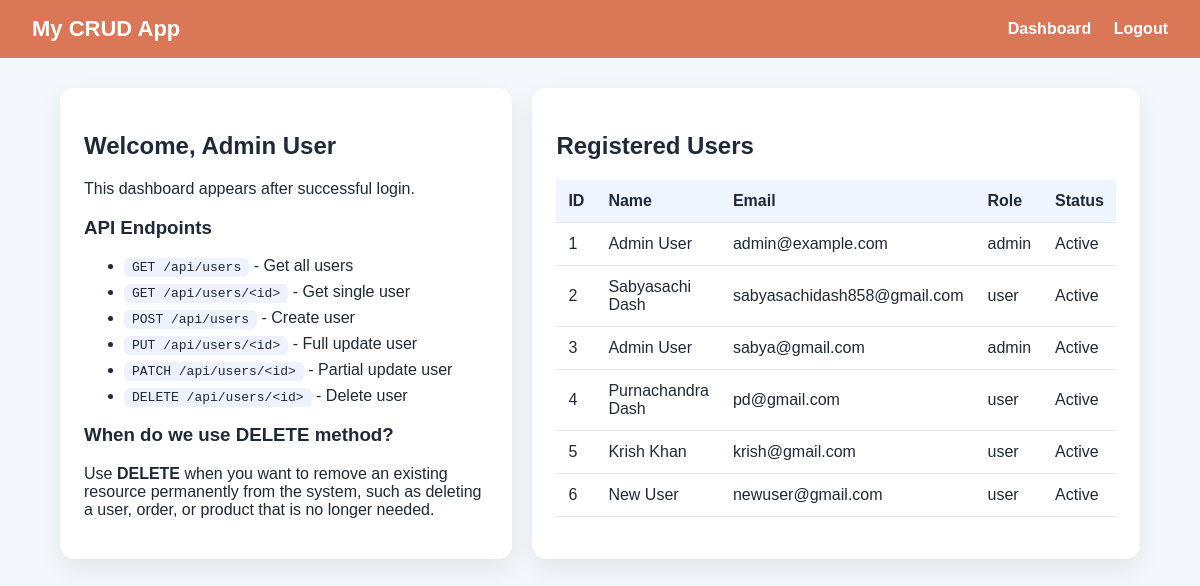
The page /dashboard (signed in) on the database its author committed.
### app.py (models this page shows, shortened)
class User(db.Model):
    id = db.Column(db.Integer, primary_key=True)
    full_name = db.Column(db.String(120), nullable=False)
    email = db.Column(db.String(120), unique=True, nullable=False)
    password_hash = db.Column(db.String(255), nullable=False)
    role = db.Column(db.String(50), default='user')
    is_active = db.Column(db.Boolean, default=True)

### app.py (the view)
@app.route('/dashboard')
def dashboard():
    if 'user_id' not in session:
        flash('Please login first.', 'warning')
        return redirect(url_for('login'))
    users = User.query.order_by(User.id.asc()).all()
    return render_template('dashboard.html', users=users)

### templates/dashboard.html
{% extends 'base.html' %}
{% block content %}
<div class="grid">
    <section class="card">
        <h2>Welcome, {{ session.get('user_name') }}</h2>
        <p>This dashboard appears after successful login.</p>
        <h3>API Endpoints</h3>
        <ul class="api-list">
            <li><code>GET /api/users</code> - Get all users</li>
            <li><code>GET /api/users/&lt;id&gt;</code> - Get single user</li>
            <li><code>POST /api/users</code> - Create user</li>
            <li><code>PUT /api/users/&lt;id&gt;</code> - Full update user</li>
            <li><code>PATCH /api/users/&lt;id&gt;</code> - Partial update user</li>
            <li><code>DELETE /api/users/&lt;id&gt;</code> - Delete user</li>
        </ul>
        <h3>When do we use DELETE method?</h3>
        <p>Use <strong>DELETE</strong> when you want to remove an existing resource permanently from the system, such as deleting a user, order, or product that is no longer needed.</p>
    </section>
    <section class="card">
        <h2>Registered Users</h2>
        <table>
            <thead>
                <tr>
                    <th>ID</th>
                    <th>Name</th>
                    <th>Email</th>
                    <th>Role</th>
                    <th>Status</th>
                </tr>
            </thead>
            <tbody>
                {% for user in users %}
                <tr>
                    <td>{{ user.id }}</td>
                    <td>{{ user.full_name }}</td>
                    <td>{{ user.email }}</td>
                    <td>{{ user.role }}</td>
                    <td>{{ 'Active' if user.is_active else 'Inactive' }}</td>
                </tr>
                {% else %}
                <tr>
                    <td colspan="5">No users found.</td>
                </tr>
                {% endfor %}
            </tbody>
        </table>
    </section>
</div>
{% endblock %}

### templates/base.html (shortened to what this page needs)
<!DOCTYPE html>
<html lang="en">
<head>
    <link rel="stylesheet" href="{{ url_for('static', filename='css/style.css') }}">
</head>
<body>
    <nav class="navbar">
        <div class="brand">My CRUD App</div>
        <div class="nav-links">
            {% if session.get('user_id') %}
                <a href="{{ url_for('dashboard') }}">Dashboard</a>
                <a href="{{ url_for('logout') }}">Logout</a>
            {% else %}
                <a href="{{ url_for('login') }}">Login</a>
                <a href="{{ url_for('signup') }}">Signup</a>
            {% endif %}
        </div>
    </nav>
    <main class="container">
        {% block content %}{% endblock %}
    </main>
</body>
</html>

### static/css/style.css (style rules this page uses)
* { box-sizing: border-box; }
body { margin: 0; font-family: Arial, sans-serif; background: #f4f7fb; color: #1f2937; }
.navbar { display: flex; justify-content: space-between; align-items: center; background: #D97757; color: white; padding: 16px 32px; }
.brand { font-weight: 700; font-size: 22px; }
.nav-links a { color: white; text-decoration: none; margin-left: 18px; font-weight: 600; }
.container { width: 90%; max-width: 1100px; margin: 30px auto; }
.card { background: white; border-radius: 14px; padding: 24px; box-shadow: 0 10px 25px rgba(0, 0, 0, 0.08); margin-bottom: 20px; }
.grid { display: grid; grid-template-columns: 1fr 1fr; gap: 20px; }
.api-list li { margin-bottom: 8px; }
table { width: 100%; border-collapse: collapse; margin-top: 10px; }
th, td { border-bottom: 1px solid #e5e7eb; text-align: left; padding: 12px; }
th { background: #eff6ff; }
code { background: #eef2ff; padding: 2px 8px; border-radius: 6px; }

### rows shown on the page
User: id "1", full_name "Admin User", email "admin@example.com", role "admin", is_active "Active"
User: id "2", full_name "Sabyasachi Dash", email "sabyasachidash858@gmail.com", role "user", is_active "Active"
User: id "3", full_name "Admin User", email "sabya@gmail.com", role "admin", is_active "Active"
User: id "4", full_name "Purnachandra Dash", email "pd@gmail.com", role "user", is_active "Active"
User: id "5", full_name "Krish Khan", email "krish@gmail.com", role "user", is_active "Active"
User: id "6", full_name "New User", email "newuser@gmail.com", role "user", is_active "Active"

### other values the page prints
{{ session.get('user_name') }} "Admin User"
